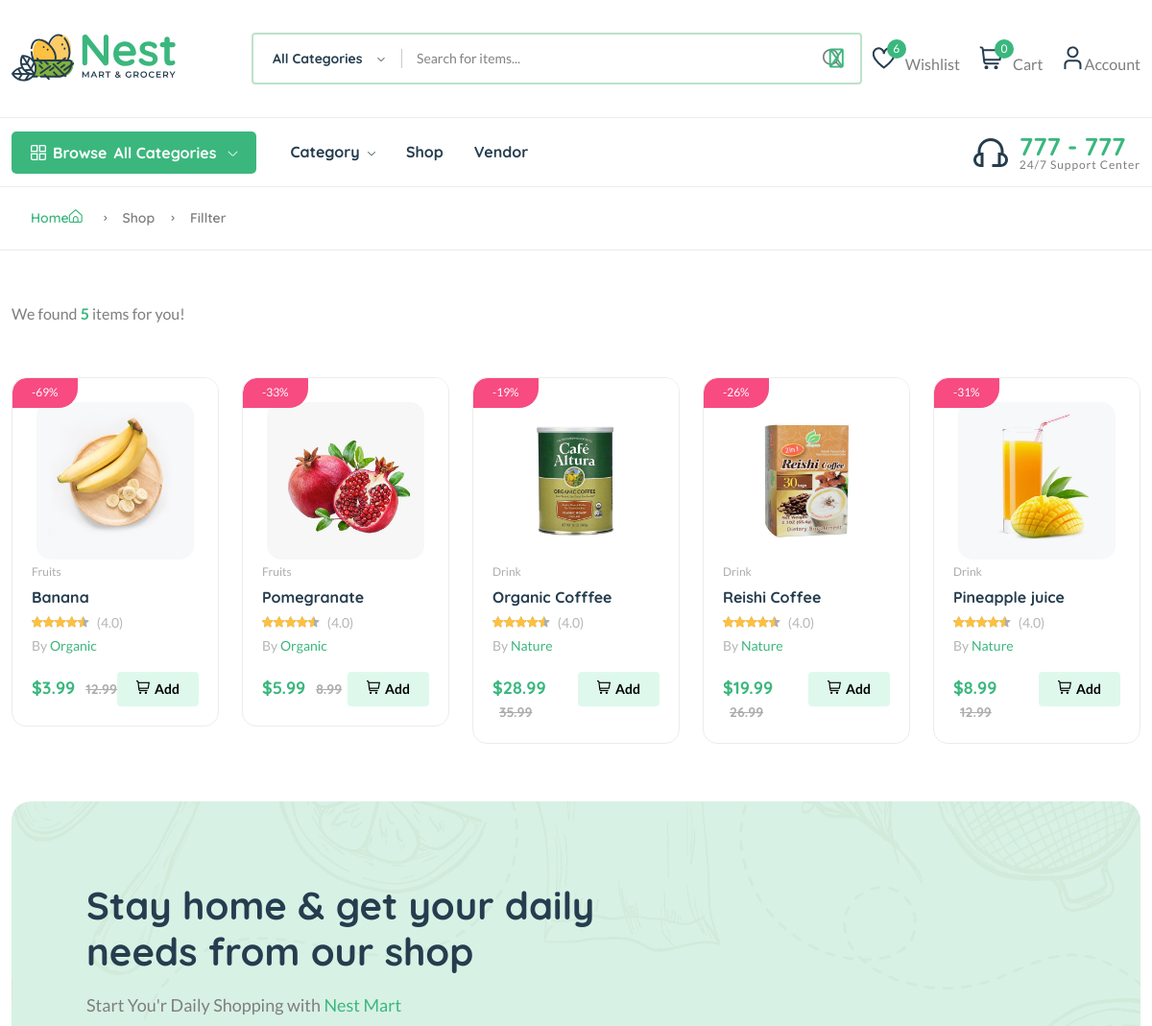
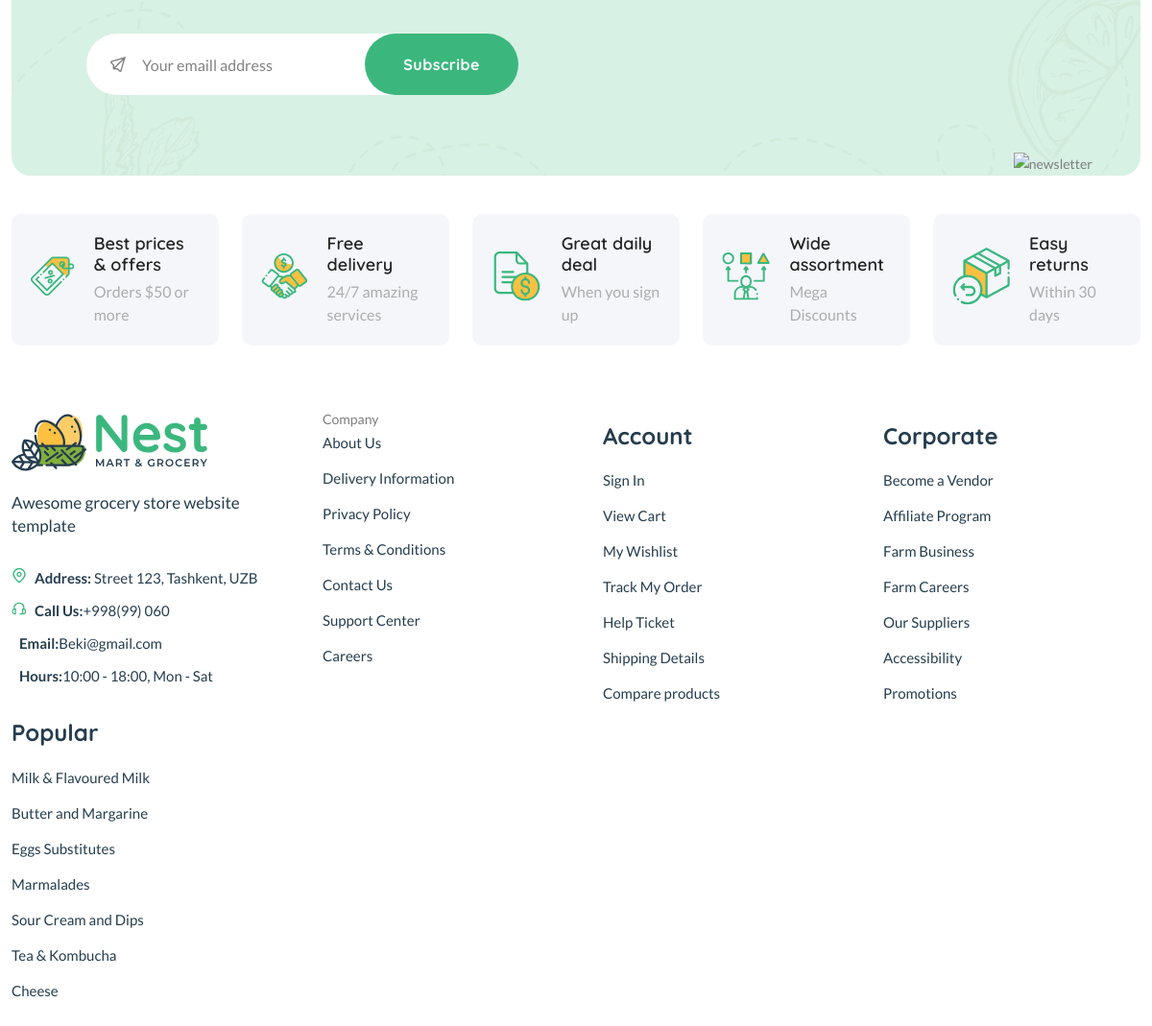
Screenshot of /products/ with the database file from the repository (2 pictures, top to bottom).
### myshop/models.py (models this page shows, shortened)
class Product(models.Model):
    pid = ShortUUIDField(unique=True, length= 10, max_length=30, alphabet="abcdefgh12345") # типо fde4215gcda
    user = models.ForeignKey(User, on_delete=models.SET_NULL, null=True)
    category = models.ForeignKey(Category, on_delete=models.SET_NULL, null=True, related_name="category")
    vendor = models.ForeignKey(Vendor, on_delete=models.SET_NULL, null=True, related_name="product")
    title = models.CharField(max_length=100, default="Banana")
    image = models.ImageField(upload_to=user_directory_path, default="product.jpg")
    description = models.TextField(null=True, blank=True, default="This is the product")
    price = models.DecimalField(max_digits=7777777777, decimal_places=2, default = "1.99") # 2 цифры после точки -> 34.99
    old_price = models.DecimalField(max_digits=7777777777, decimal_places=2, default = "1.99") # 2 цифры после точки -> 34.99
    specification = models.TextField(null=True, blank=True)
    type = models.CharField(max_length=100, default="Organic", null=True, blank=True)
    stock_count = models.CharField(max_length=100, default="10", null=True, blank=True)
    life = models.CharField(max_length=100, default="100 days",null=True, blank=True)
    mfd = models.DateTimeField(auto_now_add=False, null=True, blank=True)
    tags = TaggableManager(blank=True)
    product_status = models.CharField(choices= STATUS, max_length=10, default="in_review")
    status = models.BooleanField(default=True)
    in_stock = models.BooleanField(default=True)
    featured = models.BooleanField(default=False)
    digital = models.BooleanField(default=False)
    sku = ShortUUIDField(unique=True, length= 5, max_length=10, prefix="sku", alphabet="1234567890") # типо 4838763192
    date = models.DateTimeField(auto_now_add=True)
    updated = models.DateTimeField(null=True, blank=True)
    class Meta:
        verbose_name_plural = "Products" #в админке будет Products
    def get_percentage(self):
        new_price = ((self.old_price - self.price) / self.old_price) * 100 #математика чтобы узнать на сколько процентов скидка
        return new_price

class Category(models.Model):
    cid = ShortUUIDField(unique=True, length= 10, max_length=30, prefix="cat", alphabet="abcdefgh12345") # типо cat4215gcda
    title = models.CharField(max_length=100, default="Food")
    image = models.ImageField(upload_to="category", default="category.jpg")
    class Meta:
        verbose_name_plural = "Categories" #в админке будет Categories вместо Categorys

class Vendor(models.Model):
    vid = ShortUUIDField(unique=True, length= 10, max_length=30, prefix="ven", alphabet="abcdefgh12345") # типо ven4215gcda
    title = models.CharField(max_length=100, default="Itstep")
    image = models.ImageField(upload_to=user_directory_path, default="vendor.jpg")
    cover_image = models.ImageField(upload_to=user_directory_path, default="vendor.jpg")
    description = models.TextField(null=True, blank=True, default="I am amazing vendor")
    address = models.CharField(max_length=100, default="123 Main Street.")
    contact = models.CharField(max_length=100, default="+998 (99) 060")
    chat_resp_time = models.CharField(max_length=100, default="100")
    shipping_on_time = models.CharField(max_length=100, default="100")
    authentic_rating = models.CharField(max_length=100, default="100")
    days_return = models.CharField(max_length=100, default="100")
    warranty_period = models.CharField(max_length=100, default="100")
    user = models.ForeignKey(User, on_delete=models.SET_NULL, null=True)
    date = models.DateTimeField(auto_now_add=True, null=True, blank=True)
    class Meta:
        verbose_name_plural = "Vendors" #в админке будет Vendors

### myshop/views.py (the view)
# urls.py: path("products/", product_list_view, name="product-list"),
def product_list_view(request):
    products = Product.objects.filter(product_status="published", )
    context = {
        "products": products
    }
    return render(request, 'myshop/product-list.html', context )

### myshop/templates/myshop/product-list.html (shortened to what this page needs)
{% extends 'partials/base.html' %}
{% load static %}
{% block content %}
        <main class="main">
            <div class="page-header breadcrumb-wrap">
                <div class="container">
                    <div class="breadcrumb">
                        <a href="" rel="nofollow">Home<i class="fi-rs-home mr-5"></i></a>
                        <span></span> Shop <span></span> Fillter
                    </div>
                </div>
            </div>
            <div class="container mb-30 mt-30">
                <div class="row">
                    <div class="col-12">
                        <div class="shop-product-fillter">
                            <div class="totall-product">
                                <p>We found <strong class="text-brand">{{products.count}}</strong> item{{products.count|pluralize}} for you!</p>
                            </div>
                            <br>
                            <br>
                            <br>
                        </div>
                        <div class="row product-grid">
                            {% for p in products %}
                            <div class="col-lg-1-5 col-md-4 col-12 col-sm-6">
                                <div class="product-cart-wrap mb-30 wow animate__animated animate__fadeIn" data-wow-delay=".1s">
                                    <div class="product-img-action-wrap">
                                        <div class="product-img product-img-zoom">
                                            <a href="{% url 'myshop:product-detail' p.pid %}">
                                                <img class="default-img" src="{{ p.image.url }}" alt="" />
                                            </a>
                                        </div>
                                        <div class="product-badges product-badges-position product-badges-mrg">
                                            <span class="hot">-{{p.get_percentage|floatformat:0}}%</span>
                                        </div>
                                    </div>
                                    <div class="product-content-wrap">
                                        <div class="product-category">
                                            <a href="{% url 'myshop:product-detail' p.pid %}">{{ p.category.title }}</a>
                                        </div>
                                        <h2><a href="shop-product-right.html">{{ p.title }}</a></h2>
                                        <div class="product-rate-cover">
                                            <div class="product-rate d-inline-block">
                                                <div class="product-rating" style="width: 90%"></div>
                                            </div>
                                            <span class="font-small ml-5 text-muted"> (4.0)</span>
                                        </div>
                                        <div>
                                            <span class="font-small text-muted">By <a href="vendor-details-1.html">{{ p.vendor.title }}</a></span>
                                        </div>
                                        <div class="product-card-bottom">
                                            <div class="product-price">
                                                <span>$</span><span class=" current-price current-product-price-{{ p.id }} text-brand">{{ p.price }}</span>
                                                <span class="old-price">{{ p.old_price }}</span>
                                            </div>
                                            <div class="add-cart">
                                                <button class="add add-to-cart-btn" data-index="{{ p.id }}" style="border: none" id="add-to-cart-btn"><i class="fi-rs-shopping-cart mr-5"></i>Add </button>
                                            </div>
                                        </div>
                                    </div>
                                </div>
                            </div>
                            {% endfor %}
                        </div>
                    </div>
                </div>
            </div>
        </main>
{% endblock %}

### rows the page displays
Product: image (picture), get_percentage "69", category "Fruits", title "Banana", vendor "Organic", price "3.99", old_price "12.99"
Product: image (picture), get_percentage "33", category "Fruits", title "Pomegranate", vendor "Organic", price "5.99", old_price "8.99"
Product: image (picture), get_percentage "19", category "Drink", title "Organic Cofffee", vendor "Nature", price "28.99", old_price "35.99"
Product: image (picture), get_percentage "26", category "Drink", title "Reishi Coffee", vendor "Nature", price "19.99", old_price "26.99"
Product: image (picture), get_percentage "31", category "Drink", title "Pineapple juice", vendor "Nature", price "8.99", old_price "12.99"

### other values shown
{{ request.session.cart_data_obj|length }} "0"
{{ products.count }} "5"
